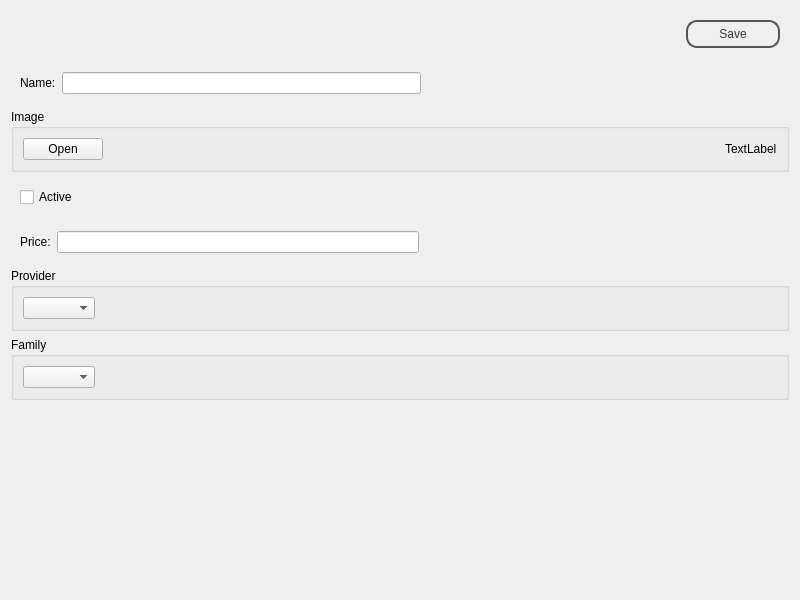
<?xml version="1.0" encoding="UTF-8"?>
<ui version="4.0">
 <class>AdminProductItem</class>
 <widget class="QWidget" name="AdminProductItem">
  <property name="geometry">
   <rect>
    <x>0</x>
    <y>0</y>
    <width>800</width>
    <height>600</height>
   </rect>
  </property>
  <property name="windowTitle">
   <string>Form</string>
  </property>
  <property name="styleSheet">
   <string notr="true">#topFrame {
border: none;
background: qlineargradient(x1: 0, y1: 0, x2: 0, y2: 1,
stop: 0 #a6a6a6, stop: 0.08 #7f7f7f,
stop: 0.39999 #717171, stop: 0.4 #626262,
stop: 0.9 #4c4c4c, stop: 1 #333333);
}

#bottomFrame {
border: none;
background: white;
}

#topFrame QPushButton {
color: #333;
border: 2px solid #555;
border-radius: 11px;
padding: 5px;
background: qradialgradient(cx: 0.3, cy: -0.4,
fx: 0.3, fy: -0.4,
radius: 1.35, stop: 0 #fff, stop: 1 #888);
min-width: 80px;
}

#topFrame QPushButton:hover {
background: qradialgradient(cx: 0.3, cy: -0.4,
fx: 0.3, fy: -0.4,
radius: 1.35, stop: 0 #fff, stop: 1 #bbb);
}

#topFrame QPushButton:pressed {
background: qradialgradient(cx: 0.4, cy: -0.1,
fx: 0.4, fy: -0.1,
radius: 1.35, stop: 0 #fff, stop: 1 #ddd);
}
</string>
  </property>
  <layout class="QVBoxLayout" name="verticalLayout">
   <item>
    <widget class="QFrame" name="topFrame">
     <property name="sizePolicy">
      <sizepolicy hsizetype="Preferred" vsizetype="Fixed">
       <horstretch>0</horstretch>
       <verstretch>0</verstretch>
      </sizepolicy>
     </property>
     <property name="frameShape">
      <enum>QFrame::StyledPanel</enum>
     </property>
     <property name="frameShadow">
      <enum>QFrame::Raised</enum>
     </property>
     <layout class="QHBoxLayout" name="horizontalLayout">
      <item>
       <spacer name="horizontalSpacer">
        <property name="orientation">
         <enum>Qt::Horizontal</enum>
        </property>
        <property name="sizeHint" stdset="0">
         <size>
          <width>548</width>
          <height>20</height>
         </size>
        </property>
       </spacer>
      </item>
      <item>
       <widget class="QPushButton" name="savePushButton">
        <property name="text">
         <string>Save</string>
        </property>
       </widget>
      </item>
     </layout>
    </widget>
   </item>
   <item>
    <widget class="QWidget" name="nameFormWidget" native="true">
     <layout class="QHBoxLayout" name="horizontalLayout_3">
      <item>
       <widget class="QLabel" name="nameLabel">
        <property name="text">
         <string>Name:</string>
        </property>
       </widget>
      </item>
      <item>
       <widget class="QLineEdit" name="nameLineEdit"/>
      </item>
      <item>
       <spacer name="horizontalSpacer_2">
        <property name="orientation">
         <enum>Qt::Horizontal</enum>
        </property>
        <property name="sizeHint" stdset="0">
         <size>
          <width>332</width>
          <height>20</height>
         </size>
        </property>
       </spacer>
      </item>
     </layout>
    </widget>
   </item>
   <item>
    <widget class="QGroupBox" name="imageFormGroupBox">
     <property name="title">
      <string>Image</string>
     </property>
     <layout class="QHBoxLayout" name="horizontalLayout_5">
      <item>
       <widget class="QPushButton" name="imagePushButton">
        <property name="text">
         <string>Open</string>
        </property>
       </widget>
      </item>
      <item>
       <spacer name="horizontalSpacer_4">
        <property name="orientation">
         <enum>Qt::Horizontal</enum>
        </property>
        <property name="sizeHint" stdset="0">
         <size>
          <width>40</width>
          <height>20</height>
         </size>
        </property>
       </spacer>
      </item>
      <item>
       <widget class="QLabel" name="imageLabel">
        <property name="text">
         <string>TextLabel</string>
        </property>
       </widget>
      </item>
     </layout>
    </widget>
   </item>
   <item>
    <widget class="QWidget" name="activeWidget" native="true">
     <layout class="QHBoxLayout" name="horizontalLayout_2">
      <item>
       <widget class="QCheckBox" name="activeCheckBox">
        <property name="text">
         <string>Active</string>
        </property>
       </widget>
      </item>
      <item>
       <spacer name="horizontalSpacer_3">
        <property name="orientation">
         <enum>Qt::Horizontal</enum>
        </property>
        <property name="sizeHint" stdset="0">
         <size>
          <width>682</width>
          <height>20</height>
         </size>
        </property>
       </spacer>
      </item>
     </layout>
    </widget>
   </item>
   <item>
    <widget class="QWidget" name="priceWidget" native="true">
     <layout class="QHBoxLayout" name="horizontalLayout_4">
      <item>
       <widget class="QLabel" name="priceLabel">
        <property name="text">
         <string>Price:</string>
        </property>
       </widget>
      </item>
      <item>
       <widget class="QLineEdit" name="priceLineEdit"/>
      </item>
      <item>
       <spacer name="horizontalSpacer_5">
        <property name="orientation">
         <enum>Qt::Horizontal</enum>
        </property>
        <property name="sizeHint" stdset="0">
         <size>
          <width>354</width>
          <height>20</height>
         </size>
        </property>
       </spacer>
      </item>
     </layout>
    </widget>
   </item>
   <item>
    <widget class="QGroupBox" name="providerGroupBox">
     <property name="title">
      <string>Provider</string>
     </property>
     <layout class="QHBoxLayout" name="horizontalLayout_6">
      <item>
       <widget class="QComboBox" name="providerComboBox"/>
      </item>
      <item>
       <spacer name="horizontalSpacer_6">
        <property name="orientation">
         <enum>Qt::Horizontal</enum>
        </property>
        <property name="sizeHint" stdset="0">
         <size>
          <width>662</width>
          <height>20</height>
         </size>
        </property>
       </spacer>
      </item>
     </layout>
    </widget>
   </item>
   <item>
    <widget class="QGroupBox" name="familyGroupBox">
     <property name="title">
      <string>Family</string>
     </property>
     <layout class="QHBoxLayout" name="horizontalLayout_7">
      <item>
       <widget class="QComboBox" name="familyComboBox"/>
      </item>
      <item>
       <spacer name="horizontalSpacer_7">
        <property name="orientation">
         <enum>Qt::Horizontal</enum>
        </property>
        <property name="sizeHint" stdset="0">
         <size>
          <width>662</width>
          <height>20</height>
         </size>
        </property>
       </spacer>
      </item>
     </layout>
    </widget>
   </item>
   <item>
    <spacer name="verticalSpacer">
     <property name="orientation">
      <enum>Qt::Vertical</enum>
     </property>
     <property name="sizeHint" stdset="0">
      <size>
       <width>20</width>
       <height>475</height>
      </size>
     </property>
    </spacer>
   </item>
  </layout>
  <zorder>verticalSpacer</zorder>
  <zorder>topFrame</zorder>
  <zorder>horizontalSpacer_2</zorder>
  <zorder>nameFormWidget</zorder>
  <zorder>imageFormGroupBox</zorder>
  <zorder>activeWidget</zorder>
  <zorder>priceWidget</zorder>
  <zorder>providerGroupBox</zorder>
  <zorder>familyGroupBox</zorder>
 </widget>
 <resources/>
 <connections/>
</ui>
